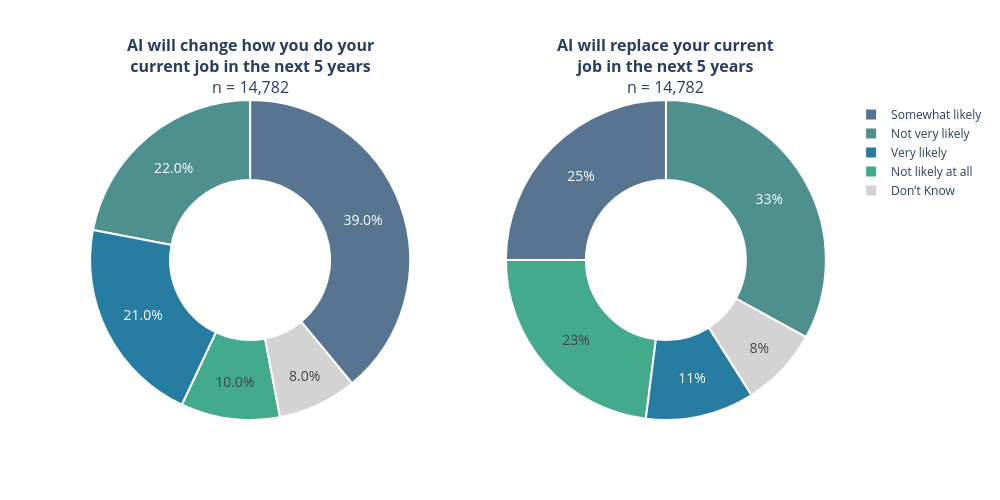

Write notebook code for a chart like this one.
### Code cell
# Plotly plot - Two donut charts for AI impact questions

# Filter data for each question
df_change = df[df['Global opinions on the impact of AI on current jobs'] == 'AI will change how you do your current job in the next 5 years']
df_replace = df[df['Global opinions on the impact of AI on current jobs'] == 'AI will replace your current job in the next 5 years']

# Titles
titles = [
    "<b>AI will change how you do your<br>current job in the next 5 years</b><br>n = 14,782</br>",
    "<b>AI will replace your current<br>job in the next 5 years</b><br>n = 14,782</br>"]

# Make subplots  
fig = make_subplots(
    rows=1, cols=2,
    # From plotly documentation 
    specs=[[{'type': 'domain'}, {'type': 'domain'}]],
    subplot_titles=titles)

# Colors for responses
# From Coolors:
# https://coolors.co/palette/f94144-f3722c-f8961e-f9844a-f9c74f-90be6d-43aa8b-4d908e-577590-277da1
colors = ['#277da1', '#577590', '#4d908e', '#43aa8b', 'lightgrey']

# Response labels
labels = df_change['Response'].tolist()

# Add first donut chart (change job)
fig.add_trace(
    go.Pie(
        labels=labels, 
        values=df_change['Count of People Surveyed'].tolist(), 
        hole=.5, 
        marker_colors=colors,
        name='Change Job',
        texttemplate="%{percent:.1%}"
    ),
    row=1, col=1
)

# Add second donut chart (replace job)
fig.add_trace(
    go.Pie(
        labels=labels, 
        values=df_replace['Count of People Surveyed'].tolist(), 
        hole=.5, 
        marker_colors=colors,
        name='Replace Job',
        texttemplate="%{percent:.0%}"
    ),
    row=1, col=2
)

# Update layout 
fig.update_layout(
    height=500, 
    width=1000, 
    showlegend=True,
)

# Update traces
fig.update_traces(
    textinfo='percent',
    textfont_size=14,
    hovertemplate='<span style="background-color:grey;color:black;font-family:Georgia;font-weight:bold;font-size:16px;"> <b>%{label}</b><br>Count: %{value}<br><extra></extra>', 
    hoverlabel={'bgcolor':'lightgrey'},
    marker={'line':{'color':'#ffffff', 'width':2}}
)

# Show
fig.show()

### Figure 1 — Plotly figure (JSON) as saved in the notebook; plotly's stock layout.template omitted (floating-point values rounded to 4 significant figures)
{"data": [{"domain": {"x": [0, 0.45], "y": [0, 1]}, "hole": 0.5, "hoverlabel": {"bgcolor": "lightgrey"}, "hovertemplate": "<span style=\"background-color:grey;color:black;font-family:Georgia;font-weight:bold;font-size:16px;\"> <b>%{label}</b><br>Count: %{value}<br><extra></extra>", "labels": ["Very likely", "Somewhat likely", "Not very likely", "Not likely at all", "Don’t Know"], "marker": {"colors": ["#277da1", "#577590", "#4d908e", "#43aa8b", "lightgrey"], "line": {"color": "#ffffff", "width": 2}}, "name": "Change Job", "textfont": {"size": 14}, "textinfo": "percent", "texttemplate": "%{percent:.1%}", "type": "pie", "values": [3104, 5765, 3252, 1478, 1183]}, {"domain": {"x": [0.55, 1], "y": [0, 1]}, "hole": 0.5, "hoverlabel": {"bgcolor": "lightgrey"}, "hovertemplate": "<span style=\"background-color:grey;color:black;font-family:Georgia;font-weight:bold;font-size:16px;\"> <b>%{label}</b><br>Count: %{value}<br><extra></extra>", "labels": ["Very likely", "Somewhat likely", "Not very likely", "Not likely at all", "Don’t Know"], "marker": {"colors": ["#277da1", "#577590", "#4d908e", "#43aa8b", "lightgrey"], "line": {"color": "#ffffff", "width": 2}}, "name": "Replace Job", "textfont": {"size": 14}, "textinfo": "percent", "texttemplate": "%{percent:.0%}", "type": "pie", "values": [1626, 3696, 4878, 3400, 1183]}], "layout": {"annotations": [{"font": {"size": 16}, "showarrow": false, "text": "<b>AI will change how you do your<br>current job in the next 5 years</b><br>n = 14,782</br>", "x": 0.225, "xanchor": "center", "xref": "paper", "y": 1, "yanchor": "bottom", "yref": "paper"}, {"font": {"size": 16}, "showarrow": false, "text": "<b>AI will replace your current<br>job in the next 5 years</b><br>n = 14,782</br>", "x": 0.775, "xanchor": "center", "xref": "paper", "y": 1, "yanchor": "bottom", "yref": "paper"}], "height": 500, "showlegend": true, "width": 1000}}
